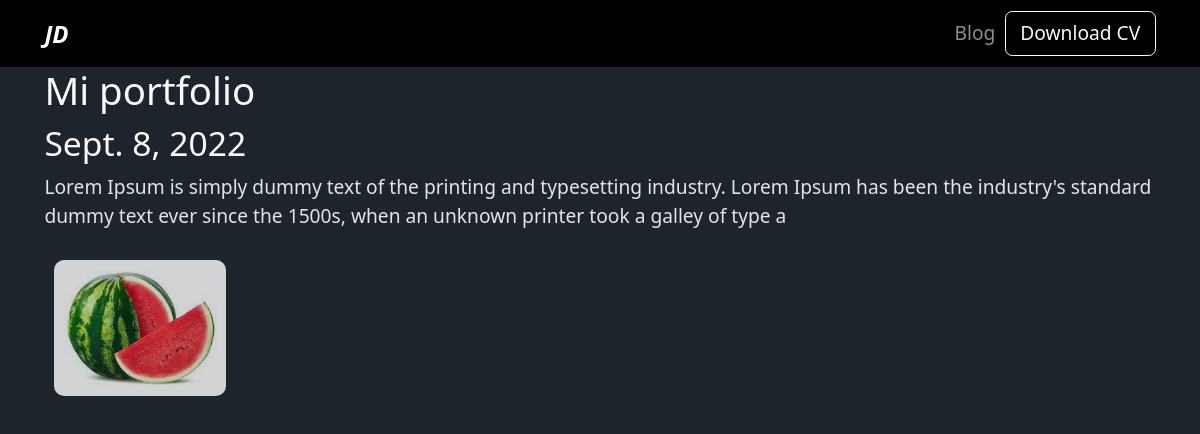
The page /blog/1 on the database its author committed.
### blog/models.py (models this page shows)
class Post(models.Model):
    title = models.CharField(max_length=100)
    description = models.TextField()
    image = models.ImageField(upload_to='blog/images')
    date = models.DateField(datetime.date.today)

### blog/views.py (the view)
# urls.py: path('/<int:post_id>', post_detail, name='post_detail'),
def post_detail(request, post_id):
    post = get_object_or_404(Post, pk=post_id)
    return render(request, 'post_detail.html', {'post' : post})

### blog/templates/post_detail.html
{% extends 'layout.html' %}
{% block content %}
<h1>Post</h1>
<h2>{{post.title}}</h2>
<h3>{{post.date}}</h3>
<p>{{post.description}}</p>
<img src="{{post.image.url}}" alt="{{post.title}}">
{% endblock %}

### portfolio/static/main.css (style rules this page uses)
* { margin: 0; padding: 0; box-sizing: border-box; }
html { font-size: 1.2rem; }
body { min-height: 100vh; background: #1e242b; }
p { opacity: 0.9; }
img { padding: 10px; width: 10em; object-fit: cover; opacity: 0.8; border-radius: 20px; }

### rows shown on the page
Post: title "Mi portfolio", date "Sept. 8, 2022", description "Lorem Ipsum is simply dummy text of the printing and typesetting industry. Lorem Ipsum has been the industry's standard dummy text ever since the 1500s, when an unknown printer took a galley of type a", image (picture)
